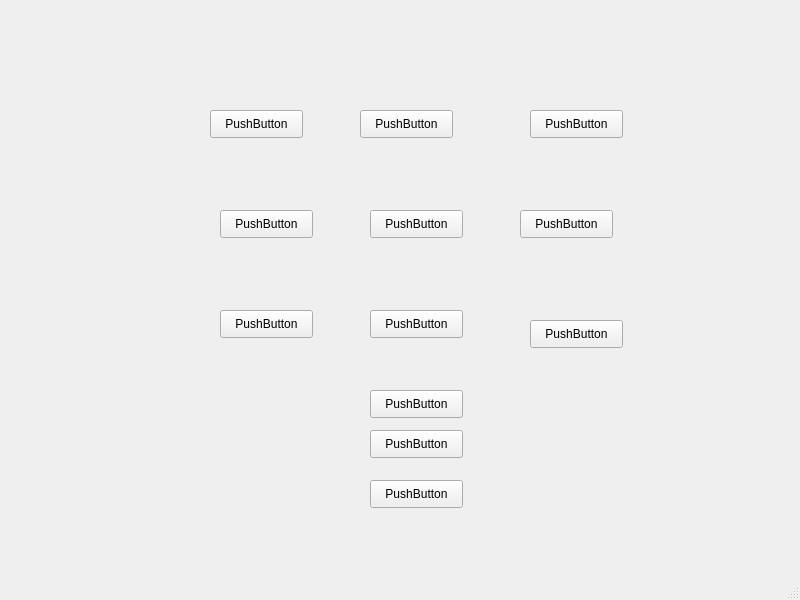
<?xml version="1.0" encoding="UTF-8"?>
<ui version="4.0">
 <class>MainWindow</class>
 <widget class="QMainWindow" name="MainWindow">
  <property name="geometry">
   <rect>
    <x>0</x>
    <y>0</y>
    <width>800</width>
    <height>600</height>
   </rect>
  </property>
  <property name="windowTitle">
   <string>MainWindow</string>
  </property>
  <widget class="QWidget" name="centralwidget">
   <widget class="QPushButton" name="pushButton">
    <property name="geometry">
     <rect>
      <x>210</x>
      <y>110</y>
      <width>93</width>
      <height>28</height>
     </rect>
    </property>
    <property name="text">
     <string>PushButton</string>
    </property>
   </widget>
   <widget class="QPushButton" name="pushButton_2">
    <property name="geometry">
     <rect>
      <x>360</x>
      <y>110</y>
      <width>93</width>
      <height>28</height>
     </rect>
    </property>
    <property name="text">
     <string>PushButton</string>
    </property>
   </widget>
   <widget class="QPushButton" name="pushButton_3">
    <property name="geometry">
     <rect>
      <x>530</x>
      <y>110</y>
      <width>93</width>
      <height>28</height>
     </rect>
    </property>
    <property name="text">
     <string>PushButton</string>
    </property>
   </widget>
   <widget class="QPushButton" name="pushButton_4">
    <property name="geometry">
     <rect>
      <x>220</x>
      <y>210</y>
      <width>93</width>
      <height>28</height>
     </rect>
    </property>
    <property name="text">
     <string>PushButton</string>
    </property>
   </widget>
   <widget class="QPushButton" name="pushButton_5">
    <property name="geometry">
     <rect>
      <x>370</x>
      <y>210</y>
      <width>93</width>
      <height>28</height>
     </rect>
    </property>
    <property name="text">
     <string>PushButton</string>
    </property>
   </widget>
   <widget class="QPushButton" name="pushButton_6">
    <property name="geometry">
     <rect>
      <x>520</x>
      <y>210</y>
      <width>93</width>
      <height>28</height>
     </rect>
    </property>
    <property name="text">
     <string>PushButton</string>
    </property>
   </widget>
   <widget class="QPushButton" name="pushButton_7">
    <property name="geometry">
     <rect>
      <x>220</x>
      <y>310</y>
      <width>93</width>
      <height>28</height>
     </rect>
    </property>
    <property name="text">
     <string>PushButton</string>
    </property>
   </widget>
   <widget class="QPushButton" name="pushButton_8">
    <property name="geometry">
     <rect>
      <x>370</x>
      <y>310</y>
      <width>93</width>
      <height>28</height>
     </rect>
    </property>
    <property name="text">
     <string>PushButton</string>
    </property>
   </widget>
   <widget class="QPushButton" name="pushButton_9">
    <property name="geometry">
     <rect>
      <x>530</x>
      <y>320</y>
      <width>93</width>
      <height>28</height>
     </rect>
    </property>
    <property name="text">
     <string>PushButton</string>
    </property>
   </widget>
   <widget class="QPushButton" name="pushButton_10">
    <property name="geometry">
     <rect>
      <x>370</x>
      <y>390</y>
      <width>93</width>
      <height>28</height>
     </rect>
    </property>
    <property name="text">
     <string>PushButton</string>
    </property>
   </widget>
   <widget class="QPushButton" name="pushButton_11">
    <property name="geometry">
     <rect>
      <x>370</x>
      <y>430</y>
      <width>93</width>
      <height>28</height>
     </rect>
    </property>
    <property name="text">
     <string>PushButton</string>
    </property>
   </widget>
   <widget class="QPushButton" name="pushButton_12">
    <property name="geometry">
     <rect>
      <x>370</x>
      <y>480</y>
      <width>93</width>
      <height>28</height>
     </rect>
    </property>
    <property name="text">
     <string>PushButton</string>
    </property>
   </widget>
  </widget>
  <widget class="QMenuBar" name="menubar">
   <property name="geometry">
    <rect>
     <x>0</x>
     <y>0</y>
     <width>800</width>
     <height>26</height>
    </rect>
   </property>
  </widget>
  <widget class="QStatusBar" name="statusbar"/>
 </widget>
 <resources/>
 <connections/>
</ui>
